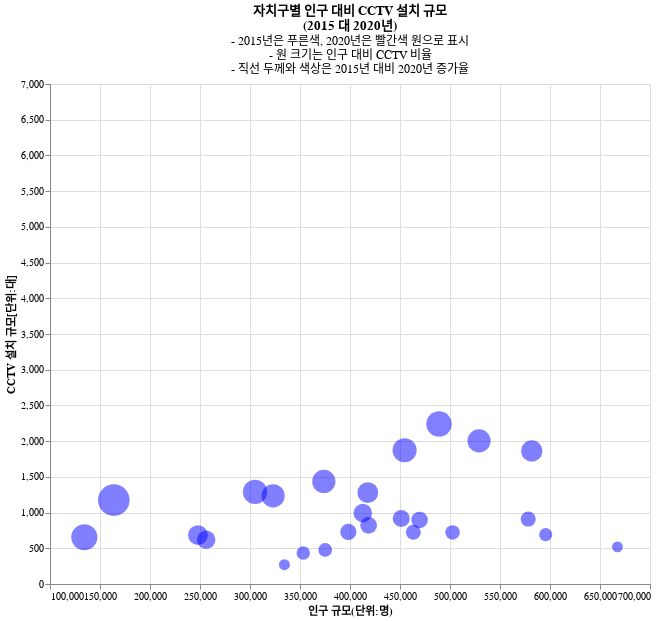

The code cell stored with this chart in its notebook:
### Markdown cell above
### 3.2 2015년도 차트 시각화

### Code cell
# 2015년도 차트를 파란색으로 시각화
bb_reg_2015 = bubble('2015', 'blue')
bb_reg_2015

### Figure 1 — Vega-Lite specification as saved in the notebook (floating-point values rounded to 4 significant figures)
{"config": {"view": {"continuousWidth": 400, "continuousHeight": 300}}, "layer": [{"mark": {"type": "circle", "color": "blue", "opacity": 0.5}, "encoding": {"order": {"field": "rate", "sort": "descending", "type": "quantitative"}, "size": {"field": "rate", "legend": null, "scale": {"range": [10, 1000]}, "type": "quantitative"}, "tooltip": [{"field": "자치구", "type": "nominal"}, {"field": "rate", "format": ".1%", "title": "CCTV 비율", "type": "quantitative"}, {"field": "CCTV_규모_2015", "title": "CCTV 규모", "type": "quantitative"}, {"field": "인구_규모_2015", "title": "인구 규모", "type": "quantitative"}], "x": {"field": "인구_규모_2015", "scale": {"domain": [100000, 700000], "type": "linear"}, "title": "인구 규모(단위:명)", "type": "quantitative"}, "y": {"field": "CCTV_규모_2015", "scale": {"domain": [0, 7000], "type": "linear"}, "title": "CCTV 설치 규모[단위:대]", "type": "quantitative"}}, "height": 500, "title": {"text": ["자치구별 인구 대비 CCTV 설치 규모", "(2015 대 2020년)"], "subtitle": ["- 2015년은 푸른색, 2020년은 빨간색 원으로 표시", "- 원 크기는 인구 대비 CCTV 비율", "- 직선 두께와 색상은 2015년 대비 2020년 증가율"]}, "transform": [{"calculate": "datum.CCTV_규모_2015/datum.인구_규모_2015", "as": "rate"}], "width": 600}, {"mark": {"type": "line", "color": "blue", "opacity": 0.5}, "encoding": {"order": {"field": "rate", "sort": "descending", "type": "quantitative"}, "size": {"field": "rate", "legend": null, "scale": {"range": [10, 1000]}, "type": "quantitative"}, "tooltip": [{"field": "자치구", "type": "nominal"}, {"field": "rate", "format": ".1%", "title": "CCTV 비율", "type": "quantitative"}, {"field": "CCTV_규모_2015", "title": "CCTV 규모", "type": "quantitative"}, {"field": "인구_규모_2015", "title": "인구 규모", "type": "quantitative"}], "x": {"field": "인구_규모_2015", "scale": {"domain": [100000, 700000], "type": "linear"}, "title": "인구 규모(단위:명)", "type": "quantitative"}, "y": {"field": "CCTV_규모_2015", "scale": {"domain": [0, 7000], "type": "linear"}, "title": "CCTV 설치 규모[단위:대]", "type": "quantitative"}}, "height": 500, "title": {"text": ["자치구별 인구 대비 CCTV 설치 규모", "(2015 대 2020년)"], "subtitle": ["- 2015년은 푸른색, 2020년은 빨간색 원으로 표시", "- 원 크기는 인구 대비 CCTV 비율", "- 직선 두께와 색상은 2015년 대비 2020년 증가율"]}, "transform": [{"calculate": "datum.CCTV_규모_2015/datum.인구_규모_2015", "as": "rate"}, {"on": "인구_규모_2015", "regression": "CCTV_규모_2015"}], "width": 600}], "data": {"name": "data-45ff08f1c85640db9e6eb2564c10a79f"}, "$schema": "https://vega.github.io/schema/vega-lite/v4.17.0.json", "datasets": {"data-45ff08f1c85640db9e6eb2564c10a79f": [{"no": 6, "id": 1, "자치구": "종로구", "CCTV_규모_2015": 1175, "CCTV_규모_2020": 1729, "인구_규모_2015": 163822, "인구_규모_2020": 158996}, {"no": 11, "id": 2, "자치구": "중구", "CCTV_규모_2015": 654, "CCTV_규모_2020": 2001, "인구_규모_2015": 134329, "인구_규모_2020": 134635}, {"no": 24, "id": 3, "자치구": "용산구", "CCTV_규모_2015": 685, "CCTV_규모_2020": 2383, "인구_규모_2015": 247909, "인구_규모_2020": 244645}, {"no": 20, "id": 4, "자치구": "성동구", "CCTV_규모_2015": 1289, "CCTV_규모_2020": 3515, "인구_규모_2015": 305065, "인구_규모_2020": 300505}, {"no": 13, "id": 5, "자치구": "광진구", "CCTV_규모_2015": 477, "CCTV_규모_2020": 2556, "인구_규모_2015": 375180, "인구_규모_2020": 360109}, {"no": 2, "id": 6, "자치구": "동대문구", "CCTV_규모_2015": 1436, "CCTV_규모_2020": 2315, "인구_규모_2015": 373824, "인구_규모_2020": 357014}, {"no": 8, "id": 7, "자치구": "중랑구", "CCTV_규모_2015": 821, "CCTV_규모_2020": 3285, "인구_규모_2015": 418620, "인구_규모_2020": 399562}, {"no": 17, "id": 8, "자치구": "성북구", "CCTV_규모_2015": 897, "CCTV_규모_2020": 3754, "인구_규모_2015": 469560, "인구_규모_2020": 447056}, {"no": 7, "id": 9, "자치구": "강북구", "CCTV_규모_2015": 270, "CCTV_규모_2020": 2462, "인구_규모_2015": 334426, "인구_규모_2020": 311569}, {"no": 0, "id": 10, "자치구": "도봉구", "CCTV_규모_2015": 434, "CCTV_규모_2020": 1356, "인구_규모_2015": 353241, "인구_규모_2020": 327361}, {"no": 18, "id": 11, "자치구": "노원구", "CCTV_규모_2015": 909, "CCTV_규모_2020": 2282, "인구_규모_2015": 578221, "인구_규모_2020": 527032}, {"no": 1, "id": 12, "자치구": "은평구", "CCTV_규모_2015": 722, "CCTV_규모_2020": 3660, "인구_규모_2015": 502578, "인구_규모_2020": 484043}, {"no": 21, "id": 13, "자치구": "서대문구", "CCTV_규모_2015": 1235, "CCTV_규모_2020": 2939, "인구_규모_2015": 323105, "인구_규모_2020": 322952}, {"no": 14, "id": 14, "자치구": "마포구", "CCTV_규모_2015": 729, "CCTV_규모_2020": 2401, "인구_규모_2015": 398351, "인구_규모_2020": 381858}, {"no": 22, "id": 15, "자치구": "양천구", "CCTV_규모_2015": 2241, "CCTV_규모_2020": 3307, "인구_규모_2015": 489010, "인구_규모_2020": 457781}, {"no": 10, "id": 16, "자치구": "강서구", "CCTV_규모_2015": 691, "CCTV_규모_2020": 2437, "인구_규모_2015": 595691, "인구_규모_2020": 585901}, {"no": 5, "id": 17, "자치구": "구로구", "CCTV_규모_2015": 1872, "CCTV_규모_2020": 4075, "인구_규모_2015": 454604, "인구_규모_2020": 432488}, {"no": 4, "id": 18, "자치구": "금천구", "CCTV_규모_2015": 619, "CCTV_규모_2020": 2365, "인구_규모_2015": 256167, "인구_규모_2020": 247835}, {"no": 23, "id": 19, "자치구": "영등포구", "CCTV_규모_2015": 1278, "CCTV_규모_2020": 3773, "인구_규모_2015": 417811, "인구_규모_2020": 407367}, {"no": 3, "id": 20, "자치구": "동작구", "CCTV_규모_2015": 993, "CCTV_규모_2020": 2262, "인구_규모_2015": 412774, "인구_규모_2020": 401572}, {"no": 15, "id": 21, "자치구": "관악구", "CCTV_규모_2015": 2004, "CCTV_규모_2020": 4909, "인구_규모_2015": 529031, "인구_규모_2020": 509803}, {"no": 16, "id": 22, "자치구": "서초구", "CCTV_규모_2015": 916, "CCTV_규모_2020": 3730, "인구_규모_2015": 451258, "인구_규모_2020": 429025}, {"no": 9, "id": 23, "자치구": "강남구", "CCTV_규모_2015": 1863, "CCTV_규모_2020": 6645, "인구_규모_2015": 581760, "인구_규모_2020": 544055}, {"no": 19, "id": 24, "자치구": "송파구", "CCTV_규모_2015": 520, "CCTV_규모_2020": 2743, "인구_규모_2015": 667480, "인구_규모_2020": 673926}, {"no": 12, "id": 25, "자치구": "강동구", "CCTV_규모_2015": 725, "CCTV_규모_2020": 2547, "인구_규모_2015": 463321, "인구_규모_2020": 463998}]}}
